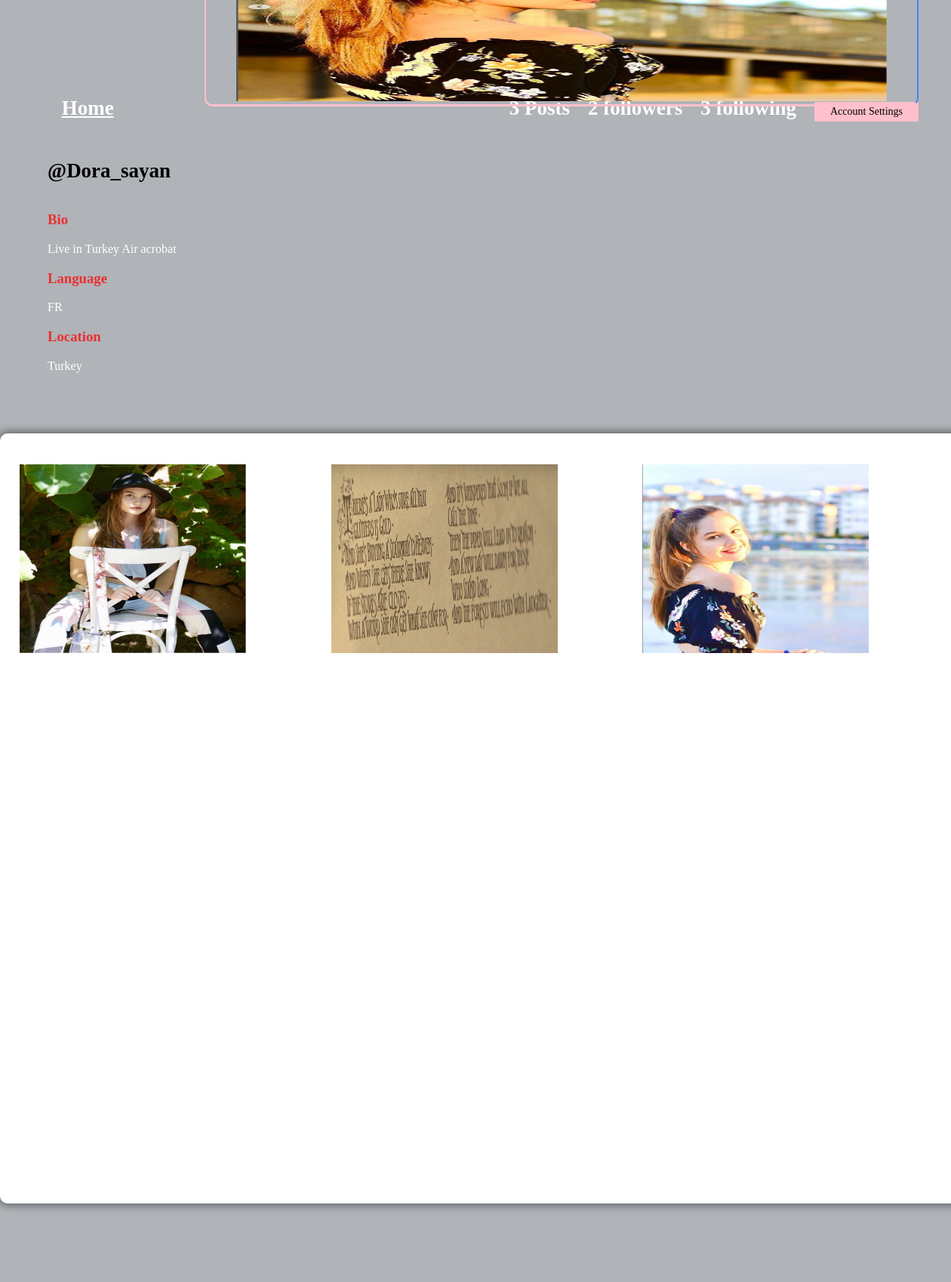
/profile/Dora_sayan (signed in), run on the app's committed database.
### core/models.py (models this page shows, shortened)
class Profile(models.Model):
    user = models.ForeignKey(User, on_delete=models.CASCADE)
    id_user = models.IntegerField()
    bio = models.TextField(blank=True)
    profileimg = models.ImageField(upload_to='profile_images', default='blank-profile-picture.png')
    location = models.CharField(max_length=100)
    langtolearn = models.CharField(max_length=4)

class Post(models.Model):
    id = models.UUIDField(primary_key=True, default=uuid.uuid4)
    user = models.CharField(max_length=100)
    image = models.ImageField(upload_to='post_images')
    caption = models.TextField()
    created_at = models.DateTimeField(default=datetime.now)
    no_of_likes = models.IntegerField(default=0)

### core/views.py (the view)
# urls.py: path('profile/<str:pk>', views.profile, name='profile'),
@login_required(login_url='signin')
def profile(request, pk):
    user_object = User.objects.get(username=pk)
    user_profile = Profile.objects.get(user=user_object)
    user_posts = Post.objects.filter(user=pk)
    user_post_length = len(user_posts)
    follower = request.user.username
    user = pk
    if FollowersCount.objects.filter(follower=follower, user=user).first():
        button_text = 'Unfollow'
    else:
        button_text = 'Follow'
    user_followers = len(FollowersCount.objects.filter(user=pk))
    user_following = len(FollowersCount.objects.filter(follower=pk))
    context = {
        'user_object': user_object,
        'user_profile': user_profile,
        'user_posts': user_posts,
        'user_post_length': user_post_length,
        'button_text': button_text,
        'user_followers': user_followers,
        'user_following': user_following,
    }
    return render(request, 'profile.html', context)

### templates/profile.html (shortened to what this page needs)
{% load static %}
<!DOCTYPE html>
<html lang="en">
<head>
    <link rel="stylesheet" href="{% static 'css/main.min.css' %}">
    <link rel="stylesheet" href="{% static 'css/style.css' %}">
    <link rel="stylesheet" href="{% static 'css/color.css' %}">
    <link rel="stylesheet" href="{% static 'css/responsive.css' %}">
</head>
<body>
	<section>
			<div class="feature-photo">
				<figure><img src="{% static 'images/resources/timeline-1.jpg' %}" alt=""></figure>
				<form action="/follow" method="POST">
					<div class="add-btn">
					<span style="color: white; font-size: 27px; margin-right: 520px;"><b><u><a href="/">Home</a></u></b></span>
					{% if user_post_length == 0 %}
					<span style="color: white; font-size: 27px;"><b>No Post</b></span>
					{% elif user_post_length == 1 %}
					<span style="color: white; font-size: 27px;"><b>{{user_post_length}} Post</b></span>
					{% else %}
					<span style="color: white; font-size: 27px;"><b>{{user_post_length}} Posts</b></span>
					{% endif %}
					{% if user_followers == 0 or user_followers == 1 %}
					<span style="color: white; font-size: 27px;"><b>{{user_followers}} follower</b></span>
					{% else %}
					<span style="color: white; font-size: 27px;"><b>{{user_followers}} followers</b></span>
					{% endif %}
					<span style="color: white; font-size: 27px;"><b>{{user_following}} following</b></span>
					{% if user_object.username == user.username %}
					<a href="/settings" data-ripple="">Account Settings</a>
					{% else %}
					<a data-ripple=""><button type="submit" style="background-color: #ffc0cb; border: #ffc0cb;">{{button_text}}</button></a>
					{% endif %}
					</div>
				</form>
				<div class="container-fluid">
					<div class="row merged">
						<div class="col-lg-2 col-sm-3">
							<div class="user-avatar">
								<figure>
									<img src="{{user_profile.profileimg.url}}" style="height: 250px; width: 100%;" alt="">
								</figure>
							</div>
						</div>
						<div class="col-lg-10 col-sm-9">
							<div class="timeline-info">
								<ul>
									<li class="admin-name">
									  <h5 style="color: black;white-space: nowrap; width: 110px; font-size: 27px;"><b>@{{user_profile.user.username}}</b></h5>
									</li>
								</ul>
							</div>
						</div>
					</div>
				</div>
			</div>
		</section>
		<section>
			<div class="bio" style = "color:rgb(255, 255, 255)">
				<h3 style="color: rgba(255, 0, 0, 0.736)">Bio</h3>
					{{user_profile.bio}}
					<h3 style="color: rgba(255, 0, 0, 0.736)">Language</h3>
					{{user_profile.langtolearn}}
					<h3 style="color: rgba(255, 0, 0, 0.736)">Location</h3>
					{{user_profile.location}}
			</div>
		</section>
	<section>
		<div class="gap gray-bg">
			<div class="container-fluid">
				<div class="row">
					<div class="col-lg-12">
						<div class="row" id="page-contents">
							<div class="col-lg-3">
								<aside class="sidebar static">
								</aside>
							</div>
							<div class="col-lg-6">
								<div class="central-meta">
									<ul class="photos">
										{% for post in user_posts %}
										<li>
											<a class="strip" href="{{post.image.url}}" title="" data-strip-group="mygroup" data-strip-group-options="loop: false">
												<img src="{{post.image.url}}" style="height: 250px; width: 300px;" alt=""></a>
										</li>
										{% endfor %}
									</ul>
								</div>
							</div>
							<div class="col-lg-3">
								<aside class="sidebar static">
								</aside>
							</div>
						</div>
					</div>
				</div>
			</div>
		</div>
	</section>
</body>
</html>

### static/css/color.css (style rules this page uses)
#nprogress .bar, .timeline-info > ul li a::before, .add-btn > a, .activitiez > li::before, form button, .colla-apps > li a:hover, a.underline:before, .setting-row input:checked + label, .user-avatar:hover .edit-phto, .error-meta > a, .color-bg, .add-butn, .nav.nav-tabs.likes-btn > li a.active, a.dislike-btn, .drop > a:hover, .btn-view.btn-load-more:hover, .accordion .card h5 button[aria-expanded="true"], .chat-head, .f-page > figure em, .inbox-panel-head > ul > li > a, .nav-tabs--left .nav-link.active, .nav-tabs--left .nav-link.active:hover, footer .widget-title h4::before, #topcontrol, .sidebar .widget-title::before, .f-title::before, .g-post-classic > figure > i::after, .purify > a, .help-list > a:hover, .open-position::before, .info > a, .category-box:hover, .category-box.selected, a.main-btn, .section-heading::before, .getquot-baner, .more-branches > h4::before, .is-helpful > a, .cart-optionz > li > a:hover, .paginationz > li a:hover, .paginationz > li a.active, .shopping-cart, a.btn2:hover, .form-submit > input[type="submit"], button.submit-checkout, .delete-cart:hover, .proceed .button, .amount-area .update-cart, a.addnewforum, .apply-bttons > a { background: orange; }

### static/css/responsive.css (style rules this page uses)
@media screen and (max-width: 1281px) and (min-width: 1024px) { .photos > li { min-width: 32.2%; width: 32.2%; } }
@media screen and (max-width: 1281px) and (min-width: 1024px) { .timeline-info { line-height: 51px; } }
@media screen and (max-width: 1281px) and (min-width: 1024px) { .timeline-info .admin-name > h5 { font-size: 20px; } }
@media screen and (max-width: 1281px) and (min-width: 1024px) { .user-avatar { width: 80.2% } }

### data on the page
Profile: profileimg (picture), user.username "Dora_sayan", bio "Live in Turkey Air acrobat", langtolearn "FR", location "Turkey"
Post: image (picture)
Post: image (picture)
Post: image (picture)

### other printed values
{{ user_post_length }} "3"
{{ user_followers }} "2"
{{ user_following }} "3"
